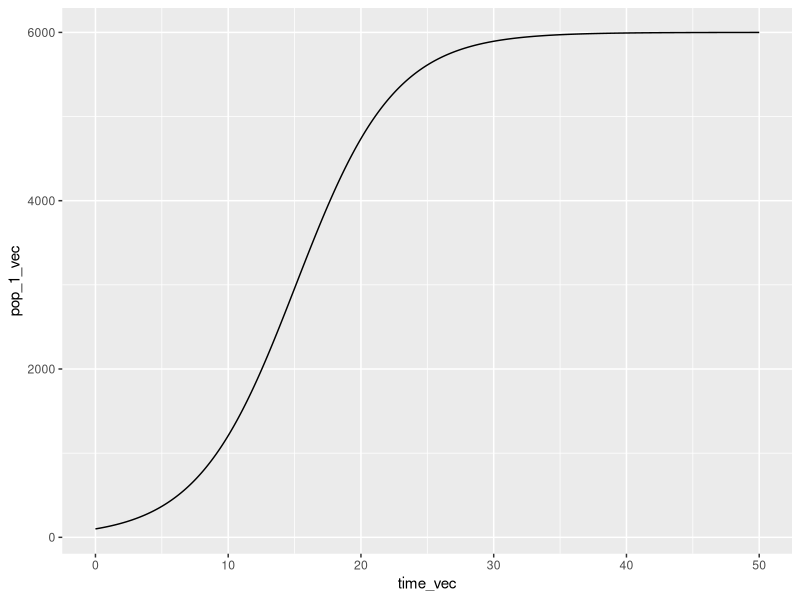
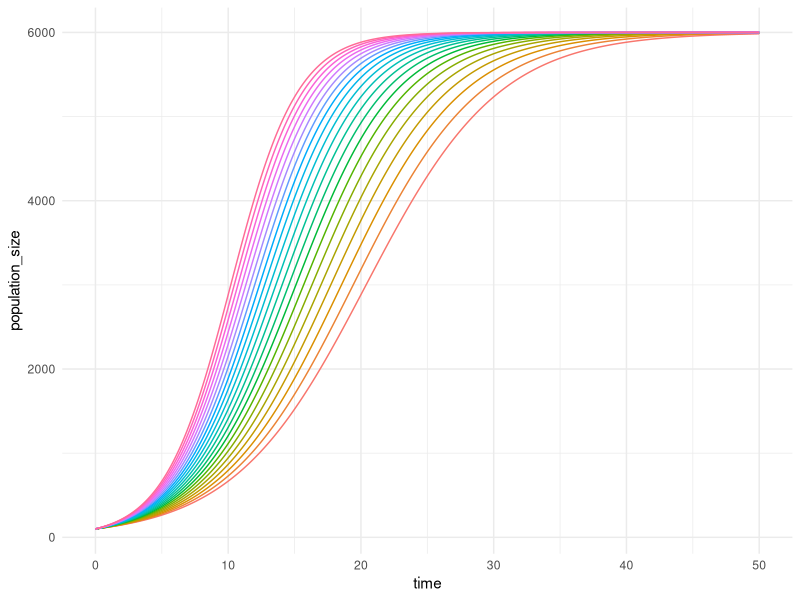

Source code (R) for these figures, in order:
# # August 15, 2024 
# EDS 221 
# Afternoon lecture coding 

library(tidyverse)

# function to show ground water flow rate ----

# function 
gw_rate <- function(site) {
 
  if(!site %in% c("mountain","prairie", "desert", "beach")) {
    warning("site not included")   # warning message 
  }
  
   gw_depths <- data.frame(sitename = c("mountain",
                                       "prairie",
                                       "desert",
                                       "beach"),
                          depth = c(32, 41, 63, 2),
                          slope = c(11.2, 0.4, 0.8, 2.6))
  
  site_select <- filter(gw_depths, sitename == site)
  
  transport_rate <- 1.4 * site_select$slope + 3.6 * site_select$depth
  
  return(transport_rate)
}

gw_rate(site = "desert")




# logistic growth ----

# first create function that spits out Nt using logistic growth model 
# next create vector of times 
# write out an example pop_1 using population of vector indexing for time and inputting in the other variables with values 

# log growth function 
logistic_growth <- function(N0, K, r, time) {
  Nt <- K / (1 + ((K - N0) / N0) * exp(-r * time))
  return(Nt)
}

# logistic_growth(N0 = 100, K = 6000, r = 0.27, time = 40)  # seeing if function works 

time_vec <- seq(from = 0, to = 50, by = 0.1)  # creating vector for times 

# pop_1 <- logistic_growth(N0 = 100, K = 6000, r = 0.27, time = time_vec)

pop_1_vec <- vector(mode = "numeric", length = length(time_vec)) # creating vector to store the population in the for loop that will be calculated from the function 

# for loop for pop_1
for (i in seq_along(time_vec)) {
  population <- logistic_growth(N0 = 100, K = 6000, r = 0.27, time = time_vec[i])
  pop_1_vec[i] <- population
}

# data frame to plot this data 
pop_time_1 <- data.frame(time_vec, pop_1_vec)

# plotting the logistic growth of pop_1 over time_vec
ggplot(data = pop_time_1, aes(x = time_vec, y = pop_1_vec)) +
  geom_line()


# sequence of different growth rate values we want to test 
r_seq <- seq(from = 0.2, to = 0.4, by = 0.01)

# create an output matrix 
out_matrix <- matrix(nrow = length(time_vec), ncol = length(r_seq))

# putting it all together to go through multiple time steps and multiple growth rate steps ----

for (i in seq_along(r_seq)) { # outer loop for growth rates 
  for (j in seq_along(time_vec)) { # inner loop of time steps 
    population <- logistic_growth(N0 = 100, K = 6000, r = r_seq[i], time = time_vec[j])
    out_matrix[j, i] <- population # remember that time is the rows and rates is the columns
  }
}

# wrangling to make it easier to plot ----

out_df <- data.frame(out_matrix, time= time_vec)
colnames(out_df) <- c(paste0("growth_rate_", r_seq), "time")

# tidy structure 
out_df_long <- out_df %>% 
  pivot_longer(cols = -time, names_to = "growth_rate", values_to = "population_size")
# we will learn more about this next week but cols = -time means don't get rid of this, names_to = growth rate means create column growth rate, and values_to = pop size makes it so the values in the df are now put in their own column that match up with their time and rate 


# plotting this 
ggplot(data = out_df_long, aes(x = time, y = population_size)) +
  geom_line(aes(color = growth_rate), show.legend = FALSE) +
  theme_minimal()

